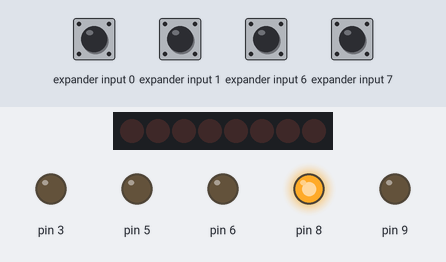
A sketch run on a simulated Arduino Uno, built with avr-gcc and run on an emulated ATmega328P. On the bench: 8 port-expander outputs drawn as a row of LEDs (first output left, lit = HIGH), output pins drawn as LEDs (lit = HIGH). The test bench sets the inputs (shaded band); at power-on: expander input 0, expander input 1, expander input 6, expander input 7 HIGH. What the sketch prints to the serial monitor is not drawn.

Above: at 5.2 s.
Timing chart, 0 to 13.1 s (numbered marks = the images above):
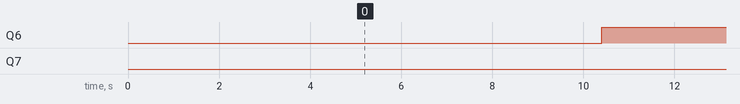

Measured:
- by itself, Q6: alternates HIGH for 10.1 s and LOW for 0.05 s
- by itself, everything shown: repeats every 20.2 s, in 4 steps

The sketch:

Light.ino
```cpp
/*
 * Master board sample code to be used in conjuction with the rotary encoder
 * slave board and sample code.
 * This sketch will keep track of the rotary encoder positions relative to
 * the origin. The origin is set to the position held when the master board
 * is powered.
 *
 * Rotary encoder positions are printed to serial every 200ms where the
 * first result is that of the encoder attached to the port at 11 o'clock
 * on the slave board (with the I2C ports at at 12 o'clock). The following
 * results are in counter-clockwise sequence.
 *
 * Author: Chris Seaton, SDP Group 7 2015
 */

#include <Wire.h>
int i = 0;

#define LIGHT_SENSOR_SLAVE_ADDRESS 0x39
#define COUNT 1
#define PRINT_DELAY 200
#define ADC0_CODE 0x43
#define ADC1_CODE 0x83

// Initial motor position is 0.
int8_t adc0;
int8_t adc1;

void setup() {
  pinMode(2,INPUT);
  pinMode(3,OUTPUT);
  pinMode(4,INPUT);
  pinMode(5,OUTPUT);
  pinMode(6,OUTPUT);
  pinMode(7,INPUT);
  pinMode(8,OUTPUT);
  pinMode(9,OUTPUT);
  pinMode(10,INPUT);
  pinMode(11,INPUT);
  pinMode(12,INPUT);
  pinMode(13,INPUT);
  pinMode(A0,INPUT);
  pinMode(A1,INPUT);
  pinMode(A2,INPUT);
  pinMode(A3,INPUT);
  digitalWrite(8, HIGH);  // Radio on
  Serial.begin(115200);  // Serial at given baudrate
  Wire.begin();  // Master of the I2C bus
}

void loop() {
  Serial.println("---");
  delay(10000);

  updateSensorValue(ADC0_CODE);
  updateSensorValue(ADC1_CODE);
  Serial.print("Light sensor values: ");
  Serial.print(separateValue(adc0));
  Serial.print(" ");
  Serial.println(separateValue(adc1));

}

void updateSensorValue(int sensor) {
  Wire.beginTransmission(LIGHT_SENSOR_SLAVE_ADDRESS);
  Wire.write(sensor); // Tell light sensor which channel to read
  Wire.endTransmission();
  delay(50);
  Wire.requestFrom(LIGHT_SENSOR_SLAVE_ADDRESS, 1);
  if (sensor == ADC0_CODE) {
    adc0 = (int8_t) Wire.read();
  } else {
    adc1 = (int8_t) Wire.read();
  }
}

uint8_t separateValue(int8_t value) {
  // First bit is the valid bit
  if ((uint8_t) value >> 7 == 1) {
    // Return unsigned remaining seven bits
    return  (uint8_t) ((uint8_t) value << 1) >> 1;
  } else {
    // Error code for invalid bits
    return 0;
  }
}
```
